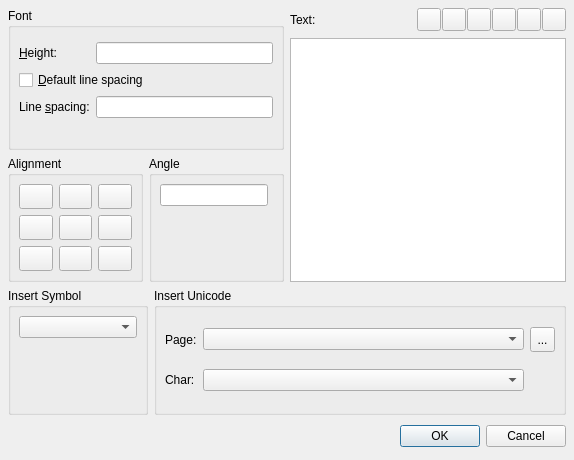
<ui version="4.0" >
 <class>QG_DlgText</class>
 <widget class="QDialog" name="QG_DlgText" >
  <property name="geometry" >
   <rect>
    <x>0</x>
    <y>0</y>
    <width>574</width>
    <height>460</height>
   </rect>
  </property>
  <property name="minimumSize" >
   <size>
    <width>550</width>
    <height>450</height>
   </size>
  </property>
  <property name="windowTitle" >
   <string>Text</string>
  </property>
  <layout class="QVBoxLayout" >
   <property name="spacing" >
    <number>6</number>
   </property>
   <property name="leftMargin" >
    <number>8</number>
   </property>
   <property name="topMargin" >
    <number>8</number>
   </property>
   <property name="rightMargin" >
    <number>8</number>
   </property>
   <property name="bottomMargin" >
    <number>8</number>
   </property>
   <item>
    <layout class="QVBoxLayout" >
     <property name="spacing" >
      <number>6</number>
     </property>
     <property name="leftMargin" >
      <number>0</number>
     </property>
     <property name="topMargin" >
      <number>0</number>
     </property>
     <property name="rightMargin" >
      <number>0</number>
     </property>
     <property name="bottomMargin" >
      <number>0</number>
     </property>
     <item>
      <layout class="QHBoxLayout" >
       <property name="spacing" >
        <number>6</number>
       </property>
       <property name="leftMargin" >
        <number>0</number>
       </property>
       <property name="topMargin" >
        <number>0</number>
       </property>
       <property name="rightMargin" >
        <number>0</number>
       </property>
       <property name="bottomMargin" >
        <number>0</number>
       </property>
       <item>
        <layout class="QVBoxLayout" >
         <property name="spacing" >
          <number>6</number>
         </property>
         <property name="leftMargin" >
          <number>0</number>
         </property>
         <property name="topMargin" >
          <number>0</number>
         </property>
         <property name="rightMargin" >
          <number>0</number>
         </property>
         <property name="bottomMargin" >
          <number>0</number>
         </property>
         <item>
          <widget class="QGroupBox" name="gbFont" >
           <property name="minimumSize" >
            <size>
             <width>16</width>
             <height>140</height>
            </size>
           </property>
           <property name="title" >
            <string>Font</string>
           </property>
           <layout class="QGridLayout" >
            <property name="leftMargin" >
             <number>8</number>
            </property>
            <property name="topMargin" >
             <number>8</number>
            </property>
            <property name="rightMargin" >
             <number>8</number>
            </property>
            <property name="bottomMargin" >
             <number>8</number>
            </property>
            <property name="horizontalSpacing" >
             <number>6</number>
            </property>
            <property name="verticalSpacing" >
             <number>6</number>
            </property>
            <item row="4" column="0" >
             <spacer>
              <property name="orientation" >
               <enum>Qt::Vertical</enum>
              </property>
              <property name="sizeHint" >
               <size>
                <width>20</width>
                <height>20</height>
               </size>
              </property>
             </spacer>
            </item>
            <item row="4" column="1" >
             <spacer>
              <property name="orientation" >
               <enum>Qt::Vertical</enum>
              </property>
              <property name="sizeHint" >
               <size>
                <width>20</width>
                <height>21</height>
               </size>
              </property>
             </spacer>
            </item>
            <item row="1" column="1" >
             <widget class="QLineEdit" name="leHeight" >
              <property name="sizePolicy" >
               <sizepolicy vsizetype="Fixed" hsizetype="Expanding" >
                <horstretch>0</horstretch>
                <verstretch>0</verstretch>
               </sizepolicy>
              </property>
             </widget>
            </item>
            <item row="3" column="1" >
             <widget class="QLineEdit" name="leLineSpacingFactor" >
              <property name="sizePolicy" >
               <sizepolicy vsizetype="Fixed" hsizetype="Expanding" >
                <horstretch>0</horstretch>
                <verstretch>0</verstretch>
               </sizepolicy>
              </property>
             </widget>
            </item>
            <item row="3" column="0" >
             <widget class="QLabel" name="lLineSpacingFactor" >
              <property name="text" >
               <string>Line &amp;spacing:</string>
              </property>
              <property name="buddy" >
               <cstring>leLineSpacingFactor</cstring>
              </property>
             </widget>
            </item>
            <item row="2" column="0" colspan="2" >
             <widget class="QCheckBox" name="cbDefault" >
              <property name="sizePolicy" >
               <sizepolicy vsizetype="Fixed" hsizetype="Expanding" >
                <horstretch>0</horstretch>
                <verstretch>0</verstretch>
               </sizepolicy>
              </property>
              <property name="text" >
               <string>&amp;Default line spacing</string>
              </property>
              <property name="shortcut" >
               <string>Alt+D</string>
              </property>
             </widget>
            </item>
            <item row="1" column="0" >
             <widget class="QLabel" name="lHeight" >
              <property name="text" >
               <string>&amp;Height:</string>
              </property>
              <property name="buddy" >
               <cstring>leHeight</cstring>
              </property>
             </widget>
            </item>
            <item row="0" column="0" colspan="2" >
             <widget class="QG_FontBox" native="1" name="cbFont" />
            </item>
           </layout>
          </widget>
         </item>
         <item>
          <layout class="QHBoxLayout" >
           <property name="spacing" >
            <number>6</number>
           </property>
           <property name="leftMargin" >
            <number>0</number>
           </property>
           <property name="topMargin" >
            <number>0</number>
           </property>
           <property name="rightMargin" >
            <number>0</number>
           </property>
           <property name="bottomMargin" >
            <number>0</number>
           </property>
           <item>
            <widget class="QGroupBox" name="gbAlignment" >
             <property name="minimumSize" >
              <size>
               <width>100</width>
               <height>120</height>
              </size>
             </property>
             <property name="title" >
              <string>Alignment</string>
             </property>
             <layout class="QGridLayout" >
              <property name="leftMargin" >
               <number>8</number>
              </property>
              <property name="topMargin" >
               <number>8</number>
              </property>
              <property name="rightMargin" >
               <number>8</number>
              </property>
              <property name="bottomMargin" >
               <number>8</number>
              </property>
              <property name="horizontalSpacing" >
               <number>6</number>
              </property>
              <property name="verticalSpacing" >
               <number>6</number>
              </property>
              <item row="0" column="1" >
               <widget class="QToolButton" name="bTC" >
                <property name="sizePolicy" >
                 <sizepolicy vsizetype="Fixed" hsizetype="Preferred" >
                  <horstretch>0</horstretch>
                  <verstretch>0</verstretch>
                 </sizepolicy>
                </property>
                <property name="minimumSize" >
                 <size>
                  <width>25</width>
                  <height>25</height>
                 </size>
                </property>
                <property name="toolTip" >
                 <string>Top Center</string>
                </property>
                <property name="text" >
                 <string/>
                </property>
                <property name="icon" >
                 <iconset resource="../../qcadguiqt.qrc" >:/qcad/images/align_tc.png</iconset>
                </property>
                <property name="checkable" >
                 <bool>true</bool>
                </property>
               </widget>
              </item>
              <item row="0" column="0" >
               <widget class="QToolButton" name="bTL" >
                <property name="sizePolicy" >
                 <sizepolicy vsizetype="Fixed" hsizetype="Preferred" >
                  <horstretch>0</horstretch>
                  <verstretch>0</verstretch>
                 </sizepolicy>
                </property>
                <property name="minimumSize" >
                 <size>
                  <width>25</width>
                  <height>25</height>
                 </size>
                </property>
                <property name="toolTip" >
                 <string>Top Left</string>
                </property>
                <property name="icon" >
                 <iconset resource="../../qcadguiqt.qrc" >:/qcad/images/align_tl.png</iconset>
                </property>
                <property name="checkable" >
                 <bool>true</bool>
                </property>
               </widget>
              </item>
              <item row="1" column="2" >
               <widget class="QToolButton" name="bMR" >
                <property name="sizePolicy" >
                 <sizepolicy vsizetype="Fixed" hsizetype="Preferred" >
                  <horstretch>0</horstretch>
                  <verstretch>0</verstretch>
                 </sizepolicy>
                </property>
                <property name="minimumSize" >
                 <size>
                  <width>25</width>
                  <height>25</height>
                 </size>
                </property>
                <property name="toolTip" >
                 <string>Middle Right</string>
                </property>
                <property name="icon" >
                 <iconset resource="../../qcadguiqt.qrc" >:/qcad/images/align_mr.png</iconset>
                </property>
                <property name="checkable" >
                 <bool>true</bool>
                </property>
               </widget>
              </item>
              <item row="2" column="2" >
               <widget class="QToolButton" name="bBR" >
                <property name="sizePolicy" >
                 <sizepolicy vsizetype="Fixed" hsizetype="Preferred" >
                  <horstretch>0</horstretch>
                  <verstretch>0</verstretch>
                 </sizepolicy>
                </property>
                <property name="minimumSize" >
                 <size>
                  <width>25</width>
                  <height>25</height>
                 </size>
                </property>
                <property name="toolTip" >
                 <string>Bottom Right</string>
                </property>
                <property name="icon" >
                 <iconset resource="../../qcadguiqt.qrc" >:/qcad/images/align_br.png</iconset>
                </property>
                <property name="checkable" >
                 <bool>true</bool>
                </property>
               </widget>
              </item>
              <item row="1" column="0" >
               <widget class="QToolButton" name="bML" >
                <property name="sizePolicy" >
                 <sizepolicy vsizetype="Fixed" hsizetype="Preferred" >
                  <horstretch>0</horstretch>
                  <verstretch>0</verstretch>
                 </sizepolicy>
                </property>
                <property name="minimumSize" >
                 <size>
                  <width>25</width>
                  <height>25</height>
                 </size>
                </property>
                <property name="toolTip" >
                 <string>Middle Left</string>
                </property>
                <property name="icon" >
                 <iconset resource="../../qcadguiqt.qrc" >:/qcad/images/align_ml.png</iconset>
                </property>
                <property name="checkable" >
                 <bool>true</bool>
                </property>
               </widget>
              </item>
              <item row="1" column="1" >
               <widget class="QToolButton" name="bMC" >
                <property name="sizePolicy" >
                 <sizepolicy vsizetype="Fixed" hsizetype="Preferred" >
                  <horstretch>0</horstretch>
                  <verstretch>0</verstretch>
                 </sizepolicy>
                </property>
                <property name="minimumSize" >
                 <size>
                  <width>25</width>
                  <height>25</height>
                 </size>
                </property>
                <property name="toolTip" >
                 <string>Middle Center</string>
                </property>
                <property name="icon" >
                 <iconset resource="../../qcadguiqt.qrc" >:/qcad/images/align_mc.png</iconset>
                </property>
                <property name="checkable" >
                 <bool>true</bool>
                </property>
               </widget>
              </item>
              <item row="0" column="2" >
               <widget class="QToolButton" name="bTR" >
                <property name="sizePolicy" >
                 <sizepolicy vsizetype="Fixed" hsizetype="Preferred" >
                  <horstretch>0</horstretch>
                  <verstretch>0</verstretch>
                 </sizepolicy>
                </property>
                <property name="minimumSize" >
                 <size>
                  <width>25</width>
                  <height>25</height>
                 </size>
                </property>
                <property name="toolTip" >
                 <string>Top Right</string>
                </property>
                <property name="icon" >
                 <iconset resource="../../qcadguiqt.qrc" >:/qcad/images/align_tr.png</iconset>
                </property>
                <property name="checkable" >
                 <bool>true</bool>
                </property>
               </widget>
              </item>
              <item row="2" column="1" >
               <widget class="QToolButton" name="bBC" >
                <property name="sizePolicy" >
                 <sizepolicy vsizetype="Fixed" hsizetype="Preferred" >
                  <horstretch>0</horstretch>
                  <verstretch>0</verstretch>
                 </sizepolicy>
                </property>
                <property name="minimumSize" >
                 <size>
                  <width>25</width>
                  <height>25</height>
                 </size>
                </property>
                <property name="toolTip" >
                 <string>Bottom Center</string>
                </property>
                <property name="icon" >
                 <iconset resource="../../qcadguiqt.qrc" >:/qcad/images/align_bc.png</iconset>
                </property>
                <property name="checkable" >
                 <bool>true</bool>
                </property>
               </widget>
              </item>
              <item row="2" column="0" >
               <widget class="QToolButton" name="bBL" >
                <property name="sizePolicy" >
                 <sizepolicy vsizetype="Fixed" hsizetype="Preferred" >
                  <horstretch>0</horstretch>
                  <verstretch>0</verstretch>
                 </sizepolicy>
                </property>
                <property name="minimumSize" >
                 <size>
                  <width>25</width>
                  <height>25</height>
                 </size>
                </property>
                <property name="toolTip" >
                 <string>Bottom Left</string>
                </property>
                <property name="icon" >
                 <iconset resource="../../qcadguiqt.qrc" >:/qcad/images/align_bl.png</iconset>
                </property>
                <property name="checkable" >
                 <bool>true</bool>
                </property>
               </widget>
              </item>
             </layout>
            </widget>
           </item>
           <item>
            <widget class="QGroupBox" name="gbAngle" >
             <property name="minimumSize" >
              <size>
               <width>16</width>
               <height>120</height>
              </size>
             </property>
             <property name="title" >
              <string>Angle</string>
             </property>
             <layout class="QVBoxLayout" >
              <property name="spacing" >
               <number>6</number>
              </property>
              <property name="leftMargin" >
               <number>8</number>
              </property>
              <property name="topMargin" >
               <number>8</number>
              </property>
              <property name="rightMargin" >
               <number>8</number>
              </property>
              <property name="bottomMargin" >
               <number>8</number>
              </property>
              <item>
               <widget class="QLineEdit" name="leAngle" >
                <property name="sizePolicy" >
                 <sizepolicy vsizetype="Preferred" hsizetype="Maximum" >
                  <horstretch>0</horstretch>
                  <verstretch>0</verstretch>
                 </sizepolicy>
                </property>
               </widget>
              </item>
              <item>
               <spacer>
                <property name="orientation" >
                 <enum>Qt::Vertical</enum>
                </property>
                <property name="sizeHint" >
                 <size>
                  <width>20</width>
                  <height>16</height>
                 </size>
                </property>
               </spacer>
              </item>
             </layout>
            </widget>
           </item>
          </layout>
         </item>
        </layout>
       </item>
       <item>
        <layout class="QVBoxLayout" >
         <property name="spacing" >
          <number>6</number>
         </property>
         <property name="leftMargin" >
          <number>0</number>
         </property>
         <property name="topMargin" >
          <number>0</number>
         </property>
         <property name="rightMargin" >
          <number>0</number>
         </property>
         <property name="bottomMargin" >
          <number>0</number>
         </property>
         <item>
          <layout class="QHBoxLayout" >
           <property name="spacing" >
            <number>1</number>
           </property>
           <property name="leftMargin" >
            <number>0</number>
           </property>
           <property name="topMargin" >
            <number>0</number>
           </property>
           <property name="rightMargin" >
            <number>0</number>
           </property>
           <property name="bottomMargin" >
            <number>0</number>
           </property>
           <item>
            <widget class="QLabel" name="lText" >
             <property name="text" >
              <string>Text:</string>
             </property>
            </widget>
           </item>
           <item>
            <spacer>
             <property name="orientation" >
              <enum>Qt::Horizontal</enum>
             </property>
             <property name="sizeType" >
              <enum>QSizePolicy::Expanding</enum>
             </property>
             <property name="sizeHint" >
              <size>
               <width>95</width>
               <height>24</height>
              </size>
             </property>
            </spacer>
           </item>
           <item>
            <widget class="QToolButton" name="bClear" >
             <property name="toolTip" >
              <string>Clear Text</string>
             </property>
             <property name="icon" >
              <iconset resource="../../qcadguiqt.qrc" >:/qcad/images/document.png</iconset>
             </property>
            </widget>
           </item>
           <item>
            <widget class="QToolButton" name="bLoad" >
             <property name="toolTip" >
              <string>Load Text From File</string>
             </property>
             <property name="icon" >
              <iconset resource="../../qcadguiqt.qrc" >:/qcad/images/fileopen.png</iconset>
             </property>
            </widget>
           </item>
           <item>
            <widget class="QToolButton" name="bSave" >
             <property name="toolTip" >
              <string>Save Text To File</string>
             </property>
             <property name="icon" >
              <iconset resource="../../qcadguiqt.qrc" >:/qcad/images/filesave.png</iconset>
             </property>
            </widget>
           </item>
           <item>
            <widget class="QToolButton" name="bCut" >
             <property name="toolTip" >
              <string>Cut</string>
             </property>
             <property name="icon" >
              <iconset resource="../../qcadguiqt.qrc" >:/qcad/images/editcut.png</iconset>
             </property>
            </widget>
           </item>
           <item>
            <widget class="QToolButton" name="bCopy" >
             <property name="toolTip" >
              <string>Copy</string>
             </property>
             <property name="icon" >
              <iconset resource="../../qcadguiqt.qrc" >:/qcad/images/editcopy.png</iconset>
             </property>
            </widget>
           </item>
           <item>
            <widget class="QToolButton" name="bPaste" >
             <property name="toolTip" >
              <string>Paste</string>
             </property>
             <property name="icon" >
              <iconset resource="../../qcadguiqt.qrc" >:/qcad/images/editpaste.png</iconset>
             </property>
            </widget>
           </item>
          </layout>
         </item>
         <item>
          <widget class="QTextEdit" name="teText" />
         </item>
        </layout>
       </item>
      </layout>
     </item>
     <item>
      <layout class="QHBoxLayout" >
       <property name="spacing" >
        <number>6</number>
       </property>
       <property name="leftMargin" >
        <number>0</number>
       </property>
       <property name="topMargin" >
        <number>0</number>
       </property>
       <property name="rightMargin" >
        <number>0</number>
       </property>
       <property name="bottomMargin" >
        <number>0</number>
       </property>
       <item>
        <widget class="QGroupBox" name="gbSymbol" >
         <property name="minimumSize" >
          <size>
           <width>140</width>
           <height>16</height>
          </size>
         </property>
         <property name="title" >
          <string>Insert Symbol</string>
         </property>
         <layout class="QVBoxLayout" >
          <property name="spacing" >
           <number>6</number>
          </property>
          <property name="leftMargin" >
           <number>8</number>
          </property>
          <property name="topMargin" >
           <number>8</number>
          </property>
          <property name="rightMargin" >
           <number>8</number>
          </property>
          <property name="bottomMargin" >
           <number>8</number>
          </property>
          <item>
           <widget class="QComboBox" name="cbSymbol" >
            <property name="sizePolicy" >
             <sizepolicy vsizetype="Preferred" hsizetype="Minimum" >
              <horstretch>0</horstretch>
              <verstretch>0</verstretch>
             </sizepolicy>
            </property>
           </widget>
          </item>
          <item>
           <spacer>
            <property name="orientation" >
             <enum>Qt::Vertical</enum>
            </property>
            <property name="sizeHint" >
             <size>
              <width>20</width>
              <height>21</height>
             </size>
            </property>
           </spacer>
          </item>
         </layout>
        </widget>
       </item>
       <item>
        <widget class="QGroupBox" name="gbUnicode" >
         <property name="minimumSize" >
          <size>
           <width>16</width>
           <height>100</height>
          </size>
         </property>
         <property name="title" >
          <string>Insert Unicode</string>
         </property>
         <layout class="QGridLayout" >
          <property name="leftMargin" >
           <number>8</number>
          </property>
          <property name="topMargin" >
           <number>8</number>
          </property>
          <property name="rightMargin" >
           <number>8</number>
          </property>
          <property name="bottomMargin" >
           <number>8</number>
          </property>
          <property name="horizontalSpacing" >
           <number>6</number>
          </property>
          <property name="verticalSpacing" >
           <number>6</number>
          </property>
          <item row="1" column="1" >
           <widget class="QComboBox" name="cbUniChar" >
            <property name="sizePolicy" >
             <sizepolicy vsizetype="Fixed" hsizetype="MinimumExpanding" >
              <horstretch>0</horstretch>
              <verstretch>0</verstretch>
             </sizepolicy>
            </property>
            <property name="minimumSize" >
             <size>
              <width>92</width>
              <height>0</height>
             </size>
            </property>
           </widget>
          </item>
          <item row="0" column="1" >
           <widget class="QComboBox" name="cbUniPage" >
            <property name="sizePolicy" >
             <sizepolicy vsizetype="Fixed" hsizetype="MinimumExpanding" >
              <horstretch>0</horstretch>
              <verstretch>0</verstretch>
             </sizepolicy>
            </property>
            <property name="minimumSize" >
             <size>
              <width>280</width>
              <height>0</height>
             </size>
            </property>
           </widget>
          </item>
          <item row="0" column="2" >
           <widget class="QToolButton" name="bUnicode" >
            <property name="sizePolicy" >
             <sizepolicy vsizetype="Fixed" hsizetype="Preferred" >
              <horstretch>0</horstretch>
              <verstretch>0</verstretch>
             </sizepolicy>
            </property>
            <property name="minimumSize" >
             <size>
              <width>25</width>
              <height>25</height>
             </size>
            </property>
            <property name="maximumSize" >
             <size>
              <width>25</width>
              <height>25</height>
             </size>
            </property>
            <property name="text" >
             <string>...</string>
            </property>
           </widget>
          </item>
          <item row="1" column="0" >
           <widget class="QLabel" name="textLabel1_2" >
            <property name="text" >
             <string>Char:</string>
            </property>
           </widget>
          </item>
          <item row="0" column="0" >
           <widget class="QLabel" name="textLabel1" >
            <property name="text" >
             <string>Page:</string>
            </property>
           </widget>
          </item>
         </layout>
        </widget>
       </item>
      </layout>
     </item>
    </layout>
   </item>
   <item>
    <layout class="QHBoxLayout" >
     <property name="spacing" >
      <number>6</number>
     </property>
     <property name="leftMargin" >
      <number>0</number>
     </property>
     <property name="topMargin" >
      <number>0</number>
     </property>
     <property name="rightMargin" >
      <number>0</number>
     </property>
     <property name="bottomMargin" >
      <number>0</number>
     </property>
     <item>
      <spacer>
       <property name="orientation" >
        <enum>Qt::Horizontal</enum>
       </property>
       <property name="sizeHint" >
        <size>
         <width>131</width>
         <height>31</height>
        </size>
       </property>
      </spacer>
     </item>
     <item>
      <widget class="QPushButton" name="okButton" >
       <property name="text" >
        <string>OK</string>
       </property>
      </widget>
     </item>
     <item>
      <widget class="QPushButton" name="cancelButton" >
       <property name="text" >
        <string>Cancel</string>
       </property>
      </widget>
     </item>
    </layout>
   </item>
  </layout>
 </widget>
 <customwidgets>
  <customwidget>
   <class>QG_FontBox</class>
   <extends></extends>
   <header>qg_fontbox.h</header>
  </customwidget>
 </customwidgets>
 <resources>
  <include location="../../qcadguiqt.qrc" />
 </resources>
 <connections>
  <connection>
   <sender>okButton</sender>
   <signal>clicked()</signal>
   <receiver>QG_DlgText</receiver>
   <slot>accept()</slot>
   <hints>
    <hint type="sourcelabel" >
     <x>278</x>
     <y>253</y>
    </hint>
    <hint type="destinationlabel" >
     <x>96</x>
     <y>254</y>
    </hint>
   </hints>
  </connection>
  <connection>
   <sender>cancelButton</sender>
   <signal>clicked()</signal>
   <receiver>QG_DlgText</receiver>
   <slot>reject()</slot>
   <hints>
    <hint type="sourcelabel" >
     <x>369</x>
     <y>253</y>
    </hint>
    <hint type="destinationlabel" >
     <x>179</x>
     <y>282</y>
    </hint>
   </hints>
  </connection>
 </connections>
</ui>
